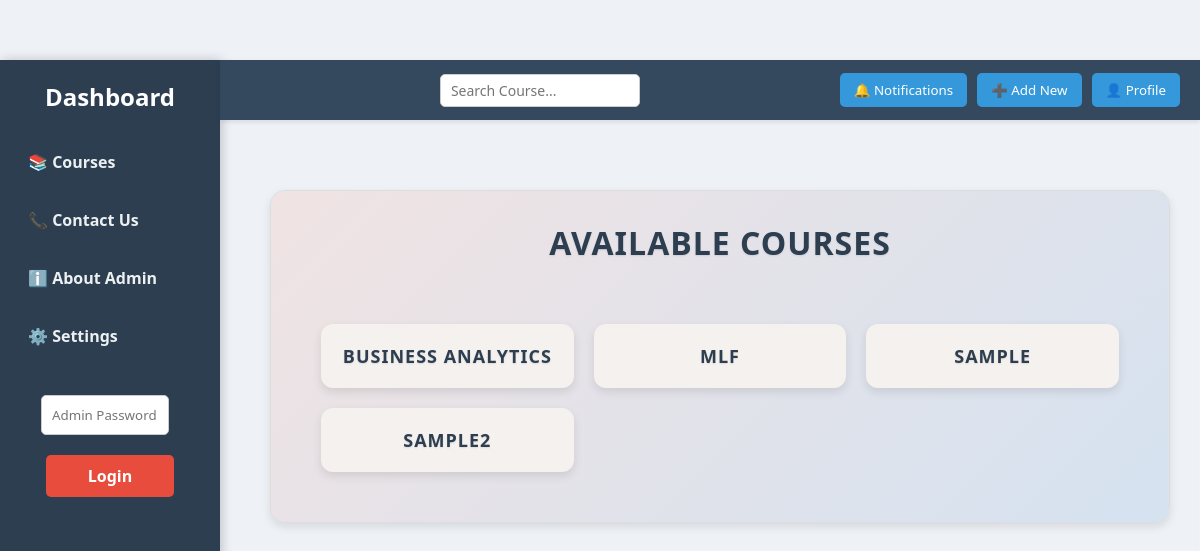
Before: / with the older database file.
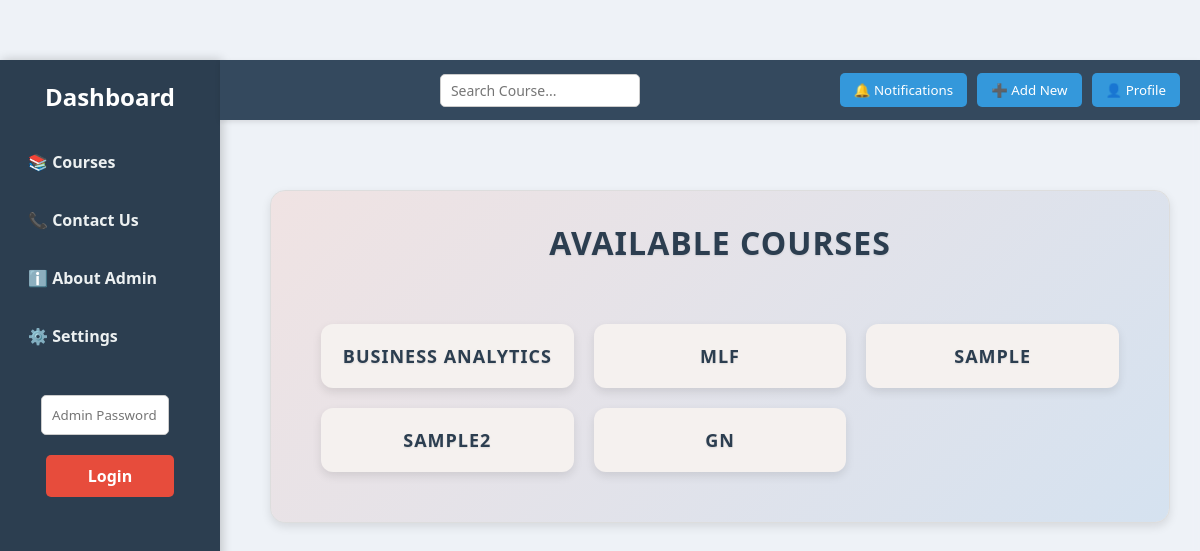
After: the same page with the newer database file.
### tables this page shows
CREATE TABLE courses (
            id INTEGER PRIMARY KEY AUTOINCREMENT,
            name TEXT NOT NULL
        );

### app.py (the view)
@app.route('/', methods=['GET', 'POST'])
def course_view():
    conn = sqlite3.connect('database.db')
    c = conn.cursor()
    c.execute('SELECT * FROM courses')
    courses = c.fetchall()
    conn.close()
    admin_mode = session.get('admin_mode', False)
    return render_template('course_view.html', courses=courses, admin_mode=admin_mode)

### templates/course_view.html (shortened to what this page needs)
<!DOCTYPE html>
<html lang="en">
<head>
    <link rel="stylesheet" href="{{ url_for('static', filename='style.css') }}">
</head>
<body>
    <div class="sidebar">
        <h2>Dashboard</h2>
        <a href="{{ url_for('course_view') }}">📚 Courses</a>
        <a href="#">📞 Contact Us</a>
        <a href="#">ℹ️ About Admin</a>
        <a href="#">⚙️ Settings</a>
        {% if not admin_mode %}
            <form class="admin-login-form" action="{{ url_for('admin_login') }}" method="post">
                <input class="password-input" type="password" name="password" placeholder="Admin Password" required>
                <button class="btn login-btn" type="submit">Login</button>
            </form>
        {% else %}
            <a href="{{ url_for('admin_add_course') }}">➕ Add Course</a>
            <a href="{{ url_for('admin_logout') }}">🚪 Exit Admin</a>
        {% endif %}
    </div>
    <div class="navbar">
        <input type="text" id="globalSearch" class="global-search" placeholder="Search Course...">
        <div class="navbar-buttons">
            <button class="nav-btn">🔔 Notifications</button>
            <button class="nav-btn">➕ Add New</button>
            <button class="nav-btn">👤 Profile</button>
        </div>
    </div>
    <div class="main-content">
        <div class="container">
            <h1 class="page-title">Available Courses</h1>
            {% if courses %}
            <div class="course-grid" id="courseList">
                {% for course in courses %}
                    <div class="course-card">
                        <a class="course-link" href="{{ url_for('course_detail', course_id=course[0]) }}">{{ course[1] }}</a>
                    </div>
                {% endfor %}
            </div>
            {% else %}
                <p class="no-courses">No courses available.</p>
            {% endif %}
        </div>
    </div>
</body>
</html>

Changed rows visible on the page:
added courses: name "GN"
